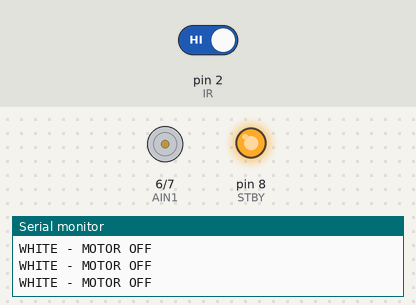
Bench run of a sketch on a simulated Arduino Uno, built with avr-gcc and run on an emulated ATmega328P. Shown: motor-driver pin pairs drawn as motors (green arrow = first pin HIGH = forward, orange = second pin HIGH = backward, longer = more drive, scaled by the enable pin, stopped while the standby pin is LOW), output pins drawn as LEDs (lit = HIGH), the last lines printed to the serial monitor. The test bench sets the inputs (shaded band); at power-on: pin 2 (IR) HIGH.

Above: at 1.2 s.
1.3 s: pin 2 (IR) driven LOW
At 1.8 s:
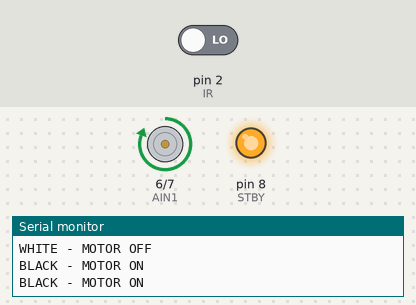
2.9 s: pin 2 (IR) driven HIGH
At 4.2 s:
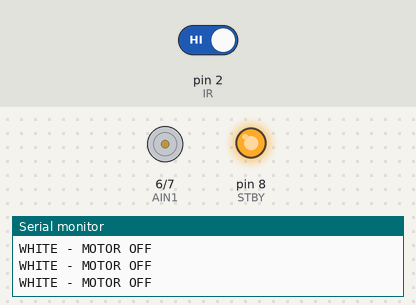
Timing chart, 0 to 5.9 s (numbered marks = the images above; inputs shaded):
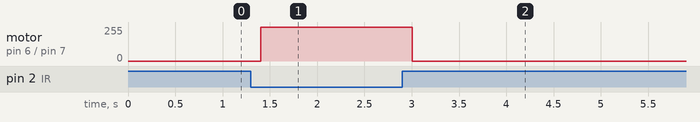

The sketch:

final_ir_motor.ino
```cpp
#define IR 2

#define STBY 8
#define AIN1 6
#define AIN2 7
#define PWMA 5

void setup() {
  pinMode(IR, INPUT);

  pinMode(STBY, OUTPUT);
  pinMode(AIN1, OUTPUT);
  pinMode(AIN2, OUTPUT);
  pinMode(PWMA, OUTPUT);

  digitalWrite(STBY, HIGH);   // Enable driver

  Serial.begin(9600);
}

void loop() {

  int sensor = digitalRead(IR);

  if(sensor == LOW) {     // Black detected
    Serial.println("BLACK - MOTOR ON");

    digitalWrite(AIN1, HIGH);
    digitalWrite(AIN2, LOW);
    analogWrite(PWMA, 255);   // Full speed
  }
  else {
    Serial.println("WHITE - MOTOR OFF");

    analogWrite(PWMA, 0);
  }

  delay(200);
}
```

Measured:
- after the input at 1.3 s, motor on pin 6 (AIN1) / pin 7 (AIN2): stopped → forward 255/255 after 0.10 s
- after the input at 2.9 s, motor on pin 6 (AIN1) / pin 7 (AIN2): forward 255/255 → stopped after 0.10 s
